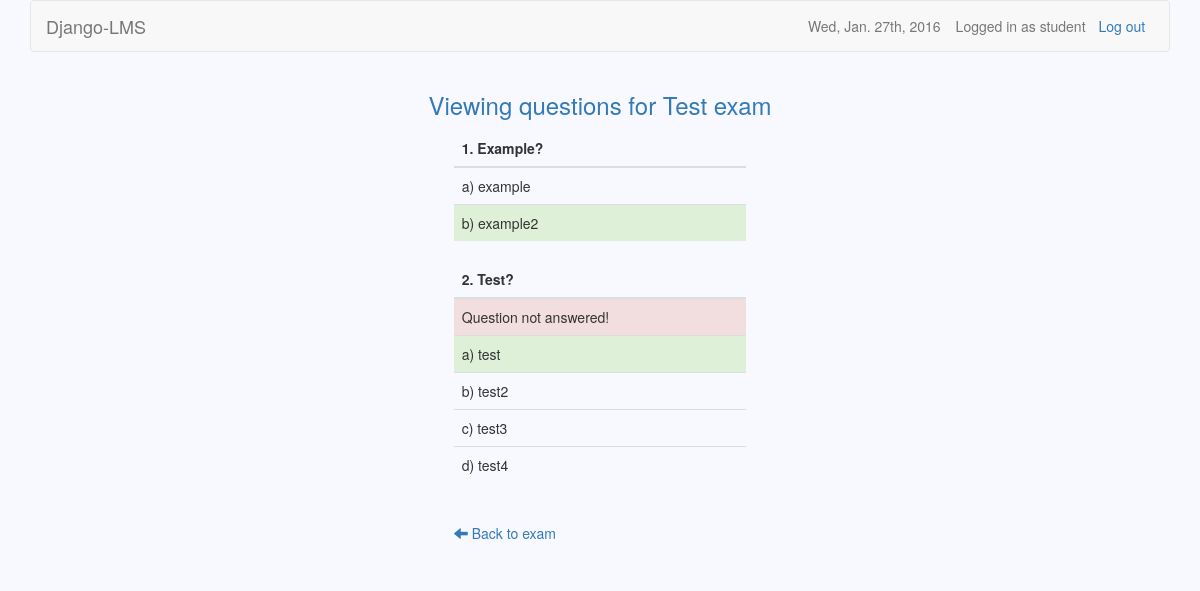
The page /courses/1/exams/1/questions/s (signed in) on the database its author committed.
### users/models.py (models this page shows)
class User(AbstractUser):
    is_teacher = models.BooleanField(default=False)
    created = models.DateTimeField(auto_now_add=True)

### exams/models.py (models this page shows, shortened)
class Exam(models.Model):
    owner = models.CharField(max_length=30)
    name = models.CharField(max_length=30)
    description = models.TextField(blank=True)
    created = models.DateTimeField(auto_now_add=True)
    updated = models.DateTimeField(auto_now=True)
    password = models.CharField(max_length=10, blank=True)
    time_limit = models.TimeField()
    active_from = models.DateTimeField()
    active_to = models.DateTimeField()
    course = models.ForeignKey(Course)
    category = models.CharField(max_length=30)
    question_count = models.IntegerField()
    questions = models.ManyToManyField(Question, blank=True,
        through='ExamQuestion')

class ExamQuestion(models.Model):
    question = models.ForeignKey(Question)
    exam = models.ForeignKey(Exam)

### questions/models.py (models this page shows, shortened)
class Question(models.Model):
    owner = models.CharField(max_length=30)
    name = models.CharField(max_length=30)
    category = models.CharField(max_length=30)
    question_text = models.TextField()
    course = models.ForeignKey(Course)

class Choice(models.Model):
    choice_text = models.CharField(max_length=30)
    correct = models.BooleanField(default=False)
    question = models.ForeignKey(Question)

### exams/views.py (the view)
# urls.py: url(r'^(?P<exam_id>\d+)/questions/s$', views.view_questions,
@user_passes_test(student_check)
def view_questions(request, course_id, exam_id):
    if (Participation.objects.filter(user=request.user, course=course_id)
        .exists() and Score.objects.filter(student=request.user, exam=exam_id)
        .exists()):
        course = Course.objects.get(id=course_id)
        exam = Exam.objects.get(id=exam_id)
        exam_questions = ExamQuestion.objects.filter(exam=exam)
        answers = {}
        for exam_question in exam_questions:
            answers[exam_question] = StudentAnswer.objects.get(student=
                request.user, exam_question=exam_question).answer
        return render(request, 'view_questions.html', {'course': course,
            'exam': exam, 'exam_questions': exam_questions, 'answers': answers})
    else:
        return redirect('/courses/s')

### courses/templatetags/get_item.py (called while the page is built)
@register.filter
def get_item(dictionary, key):
    return dictionary.get(key)

### courses/views.py (called while the page is built)
def student_check(user):
    return not user.is_teacher

### exams/templatetags/to_char.py (called while the page is built)
@register.filter()
def to_char(value):
    return chr(96+value)

### exams/templates/view_questions.html
{% extends 'base.html' %}
{% load to_char %}
{% load get_item %}
{% block header %}Viewing questions for {{ exam.name }}{% endblock %}
{% block dashboard %}
		<table class="table">
		{% for exam_quest in exam_questions %}
			<thead>
				<tr>
					<th>{{ forloop.counter }}. {{ exam_quest.question.question_text }}</th>
				</tr>
			</thead>
			<tbody>
				{% if answers|get_item:exam_quest == None %}
					<td class="danger">Question not answered!</td>
				{% endif %}
				{% for choice in exam_quest.question.choice_set.all %}
					<tr class="choices">
						{% if answers|get_item:exam_quest == choice.id and choice.correct %}
							<td class="success">{{ forloop.counter|to_char }}) {{ choice.choice_text }}</td>
						{% elif choice.correct %}
							<td class="success">{{ forloop.counter|to_char }}) {{ choice.choice_text }}</td>
						{% elif answers|get_item:exam_quest == choice.id  %}
							<td class="danger">{{ forloop.counter|to_char }}) {{ choice.choice_text }}</td>
						{% else %}
							<td>{{ forloop.counter|to_char }}) {{ choice.choice_text }}</td>
						{% endif %}
					</tr>
				{% endfor %}
			</tbody>
		{% endfor %}
		</table>
	{% if teacher %}
		<a href="{% url 'edit_exam' course.id exam.id %}">
	{% else %}
		<a href="{% url 'view_exam' course.id exam.id %}">
		{% endif %}
		<span class="glyphicon glyphicon-arrow-left"></span>
		Back to exam
	</a>
{% endblock %}

### django-lms/templates/base.html (shortened to what this page needs)
{% load staticfiles %}
<!DOCTYPE html>
<html>
    <head>
        <link href="/static/bootstrap/css/bootstrap.min.css" rel="stylesheet">
        <link href="/static/datetimepicker/jquery.datetimepicker.css" rel="stylesheet">
        <link href="/static/base.css" rel="stylesheet">
	</head>
    <body>
        <div class="container">
            <nav class="navbar navbar-default" role="navigation">
                {% if user.is_active %}
                    {% if user.is_teacher %}
                        <a class="navbar-brand" href="{% url 'teacher_page' %}">Django-LMS</a>
                    {% else %}
                        <a class="navbar-brand" href="{% url 'student_page' %}">Django-LMS</a>
                    {% endif %}
                    <a class="btn navbar-btn navbar-right" id="logout" href="{% url 'logout' %}">Log out</a>
                    <span class="navbar-text navbar-right">Logged in as {{ user.username }}</span>
                {% else %}
                    <a class="navbar-brand" href="/">Django-LMS</a>
                    <a class="btn navbar-btn navbar-right" id="login" href="{% url 'login' %}">Log in</a>
                    <a class="btn navbar-btn navbar-right" id="signup" href="{% url 'signup' %}">Sign up</a>
                {% endif %}
                <span class="navbar-text navbar-right">{% now "D, M. jS, Y" %}</span>
            </nav>
            <div class="row">
                <h3 class="text-primary text-center">{% block header %}{% endblock %}</h3>
                <div class="list-group center">
                    {% block dashboard %}{% endblock %}
                </div>
            </div>
        </div>
    </body>
</html>

### django-lms/static/base.css (style rules this page uses)
body { background-color: #F8F8FF; }
#login, #logout { margin-right: 1%; padding-right: 1%; }
table { table-layout:fixed; width: 70%; border-collapse: collapse; }
td { word-wrap:break-word; }
table tbody { border-bottom: 20px solid #F8F8FF; }
.center { width: 25%; margin-top: 1%; margin-left: auto; margin-right: auto; }

### rows shown on the page
User: username "student"
Exam: name "Test exam"
ExamQuestion: question.question_text "Example?"
Choice: choice_text "example"
Choice: choice_text "example2"
ExamQuestion: question.question_text "Test?", shows "Question not answered!"
Choice: choice_text "test"
Choice: choice_text "test2"
Choice: choice_text "test3"
Choice: choice_text "test4"
